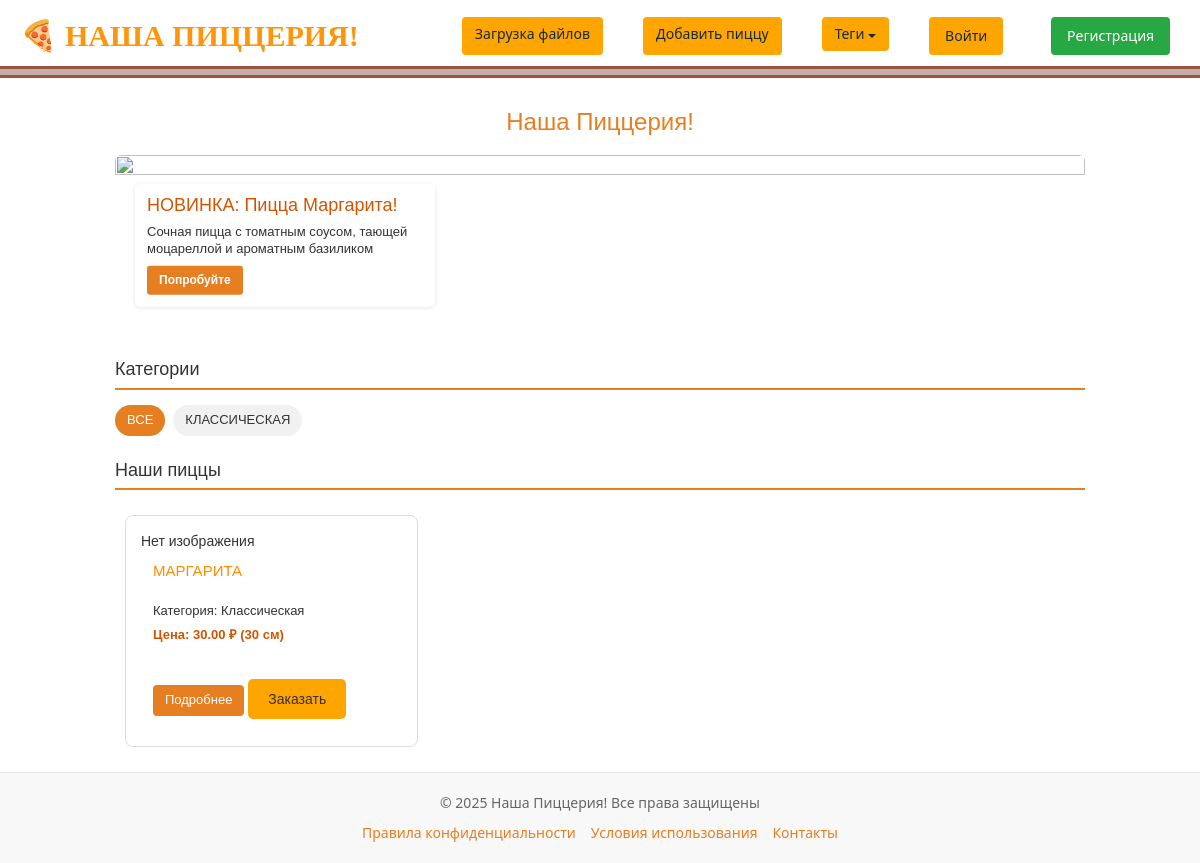
Before: / with the older database file.
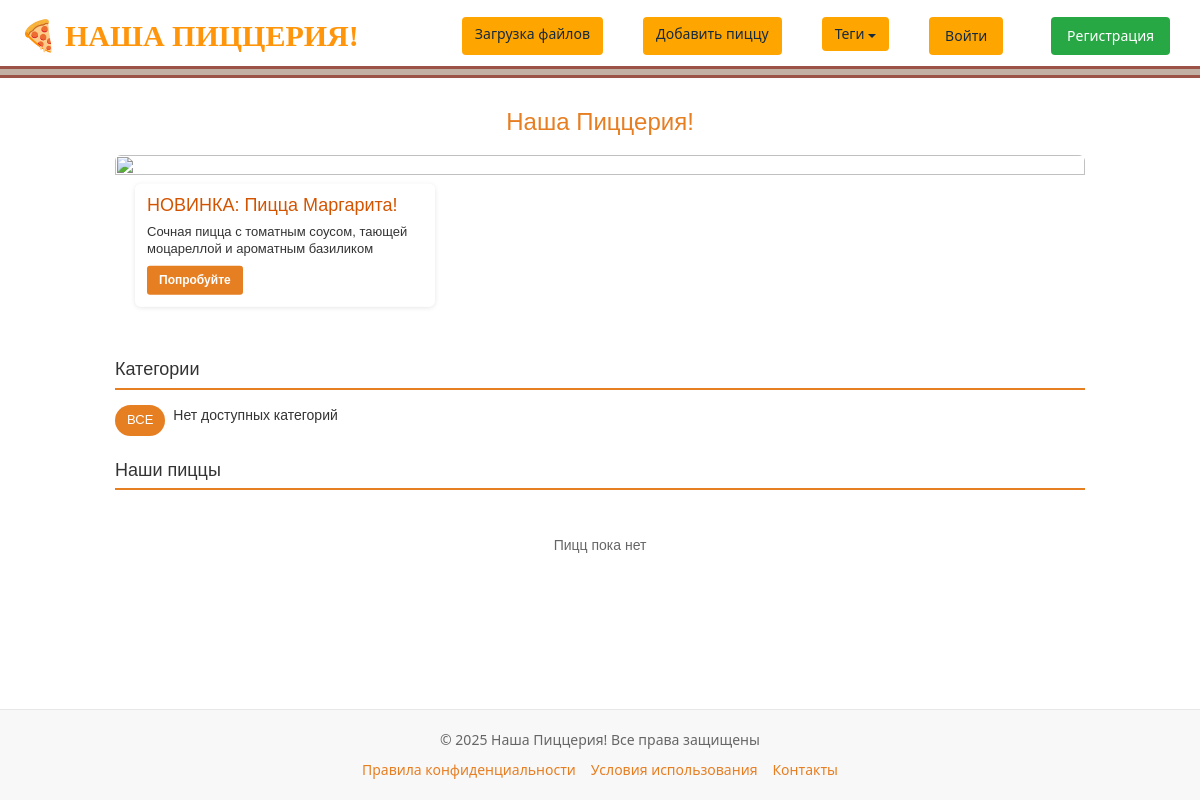
After: the same page with the newer database file.
### homepage/models.py (models this page shows, shortened)
class Category(models.Model):
    name = models.CharField(max_length=100, verbose_name = 'Категория')
    slug = models.SlugField(max_length=255, db_index=True, unique=True)
    class Meta:
        verbose_name = 'Категория'
        verbose_name_plural = 'Категории'

class Pizza(models.Model):
    class Status(models.IntegerChoices):
        NOTAVAILABLE = 0, 'Нет в наличии'
        AVAILABLE = 1, 'Есть в наличии'
    name = models.CharField(max_length=255, verbose_name = 'Название')
    slug = models.SlugField(max_length=255, unique=True, db_index=True)
    description = models.TextField(blank=True, verbose_name='Описание')
    price = models.DecimalField(max_digits=6, decimal_places=2, verbose_name='Цена')
    diameter = models.PositiveIntegerField(default = 30,verbose_name='Диаметр (см)')
    is_available = models.BooleanField(choices=tuple(map(lambda x: (bool(x[0]), x[1]), Status.choices)), default=Status.NOTAVAILABLE, verbose_name="Статус")
    time_create = models.DateTimeField(auto_now_add=True, verbose_name='Время создания')
    time_update = models.DateTimeField(auto_now=True, verbose_name='Время обновления')
    image = models.ImageField(upload_to="pizzas/%Y/%m/%d/", default=None, blank=True, null=True, verbose_name="Фото")
    uploaded_at = models.DateTimeField(auto_now_add=True)
    category = models.ForeignKey(Category, on_delete=models.PROTECT, default = 1, verbose_name = 'Категория')
    tags = models.ManyToManyField('TagPost', blank=True, related_name='pizzas', verbose_name = 'Тэги')
    history = models.OneToOneField('PizzaHistory', on_delete=models.SET_NULL, null=True, related_name='history', verbose_name = 'История создания')
    history_text = models.TextField(blank=True, verbose_name='История создания')  # Новое текстовое поле
    class Meta:
        verbose_name = 'Пицца'
        verbose_name_plural = 'Пиццы'
    objects = models.Manager()
    published = AvailablePizzaManager()
    class Meta:
        verbose_name = 'Пицца'
        verbose_name_plural = 'Пиццы'
        ordering = ['name']

### homepage/views.py (the view)
# urls.py: path('', views.PizzaHome.as_view(), name='homepage'),
class PizzaHome(DataMixin, ListView):
    model = Pizza
    template_name = 'homepage/homepage/homepage.html'
    context_object_name = 'pizzas'
    def get_queryset(self):
        queryset = Pizza.published.all().select_related('category')
        category_slug = self.kwargs.get('category_slug')
        if category_slug:
            self.category = get_object_or_404(Category, slug=category_slug)
            queryset = queryset.filter(category=self.category)
        return queryset
    def get_context_data(self, **kwargs):
        context = super().get_context_data(**kwargs)
        context['categories'] = Category.objects.all()
        category_slug = self.kwargs.get('category_slug')
        if category_slug:
            context['current_category'] = self.category
            context['cat_selected'] = self.category.id
            context['title'] = f'Категория: {self.category.name}'
        else:
            context['cat_selected'] = None
            context['title'] = 'Все пиццы'
        return self.get_mixin_context(context)

### homepage/models.py (called while the page is built)
    def get_queryset(self):
        return super().get_queryset().filter(is_available=Pizza.Status.AVAILABLE)

### homepage/templatetags/pizza_tags.py (called while the page is built)
@register.inclusion_tag('homepage/list_tags.html')
def show_tags():
    tags = TagPost.objects.all()
    return {'tags': tags}

### homepage/utils.py (called while the page is built)
    def get_mixin_context(self, context, **kwargs):
        context = context or {}
        if self.title_page:
            context['title'] = self.title_page
        context.update(kwargs)
        return context

### templates/homepage/homepage/homepage.html (shortened to what this page needs)
{% extends 'base.html' %}
{% load static %}
{% block content %}
<div class="pizzeria-container">
    <h1 class="main-title">Наша Пиццерия!</h1>
    <div class="hero-banner" style="flex: 2; position: relative; min-height: 180px;">
      <img src="https://sun9-76.userapi.com/impg/-jSG0x8DSoXQk3f040agb9259b6xH1SC-54k2g/pktpnXTFhOQ.jpg?size=1370x375&quality=95&sign=178ba12cc2fd88db8beca677562de933&type=album"
           style="width: 100%; height: 100%; object-fit: cover; border-radius: 6px;">
      <div style="position: absolute; top: 50%; left: 20px; transform: translateY(-50%); max-width: 300px; background-color: rgba(255, 255, 255, 0.9); padding: 12px; border-radius: 6px; box-shadow: 0 1px 5px rgba(0,0,0,0.1);">
        <h2 style="color: #d35400; margin: 0; font-size: 18px;">НОВИНКА: Пицца Маргарита!</h2>
        <p style="color: #333; font-size: 13px; margin: 8px 0; line-height: 1.3;">Сочная пицца с томатным соусом, тающей моцареллой и ароматным базиликом</p>
        <a href="#" style="display: inline-block; background-color: #e67e22; color: white; padding: 6px 12px; text-decoration: none; border-radius: 3px; font-weight: bold; font-size: 12px;">Попробуйте</a>
      </div>
    </div>
<h2 class="section-title">Категории</h2>
<div class="categories-list">
    <span class="category-item {% if cat_selected is None %}active{% endif %}">
        ВСЕ
    </span>
    {% for category in categories %}
    <span class="category-item {% if cat_selected == category.id %}active{% endif %}">
        {{ category.name|upper }}
    </span>
    {% empty %}
    <p>Нет доступных категорий</p>
    {% endfor %}
</div>
<h2 class="section-title">Наши пиццы</h2>
<div class="pizzas-grid">
    {% for pizza in pizzas %}
    <div class="pizza-card" data-category-slug="{{ pizza.category.slug }}">
        {% if pizza.image %}
        <img src="{{ pizza.image.url }}" alt="{{ pizza.name }}" class="pizza-image">
        {% else %}
        <div class="pizza-image-placeholder">Нет изображения</div>
        {% endif %}
        <div class="pizza-content">
            <h3 class="pizza-title">{{ pizza.name|upper }}</h3>
            <div class="pizza-meta">
                <p class="pizza-category">
                    <span>Категория:</span> {{ pizza.category.name }}
                </p>
                <p class="pizza-price">
                    <span>Цена:</span> {{ pizza.price }} ₽
                    <span class="pizza-diameter">({{ pizza.diameter }} см)</span>
                </p>
            </div>
            <div class="pizza-link-container">
                <a href="{% if pizza.slug %}{% url 'pizza_detail' pizza.slug %}{% else %}#{% endif %}" class="pizza-link">
                    Подробнее
                </a>
                {% if pizza.is_available %}
                <button class="order-btn" data-slug="{{ pizza.slug }}">Заказать</button>
                {% else %}
                <span class="out-of-stock">Нет в наличии</span>
                {% endif %}
            </div>
        </div>
    </div>
    {% empty %}
    <p class="empty-message">Пицц пока нет</p>
    {% endfor %}
</div>
{% endblock %}

Changed rows visible on the page:
removed Category: name "КЛАССИЧЕСКАЯ"
removed Pizza: image "Нет изображения", name "МАРГАРИТА", category.name "Классическая", price "30.00", diameter "30"
Other visible differences:
text now shown: "Нет доступных категорий Пицц пока нет"
